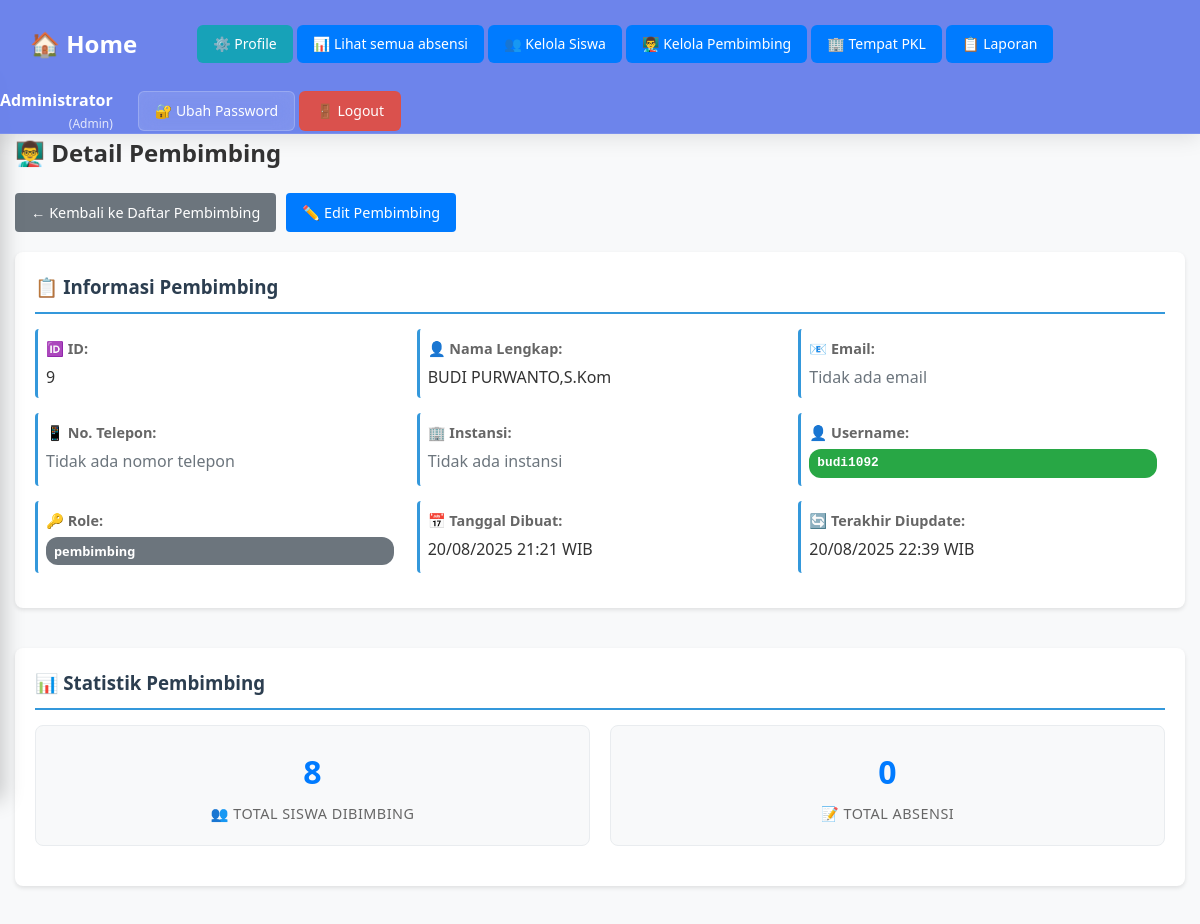
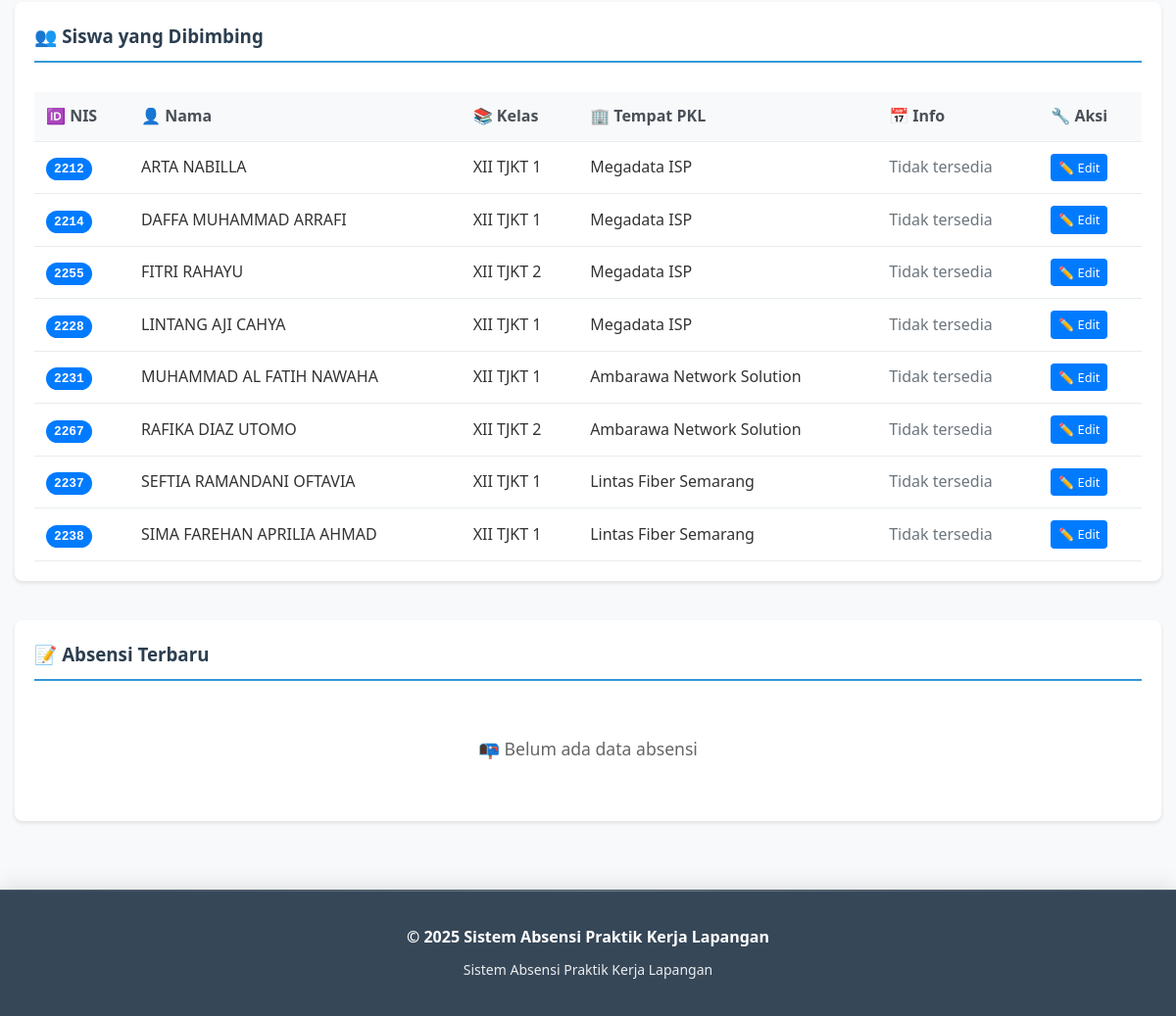
Page /public/index.php?r=admin/pembimbingDetail&id=9 (signed in) on the committed database (2 pictures, top to bottom).
### tables this page shows
CREATE TABLE `pembimbing` (
  `id` int(11) NOT NULL AUTO_INCREMENT,
  `nama` varchar(255) NOT NULL,
  `nip` varchar(18) NOT NULL,
  `user_id` int(11) DEFAULT NULL,
  `created_at` timestamp NOT NULL DEFAULT current_timestamp(),
  `updated_at` timestamp NOT NULL DEFAULT current_timestamp() ON UPDATE current_timestamp(),
  PRIMARY KEY (`id`),
  UNIQUE KEY `nip` (`nip`)
);

CREATE TABLE `users` (
  `id` int(11) NOT NULL AUTO_INCREMENT,
  `username` varchar(50) NOT NULL,
  `password_hash` varchar(255) NOT NULL,
  `role` enum('admin','pembimbing','siswa') NOT NULL,
  `name` varchar(100) NOT NULL,
  PRIMARY KEY (`id`),
  UNIQUE KEY `username` (`username`)
);

CREATE TABLE `siswa` (
  `id` int(11) NOT NULL AUTO_INCREMENT,
  `user_id` int(11) DEFAULT NULL,
  `nis` varchar(50) NOT NULL,
  `nama` varchar(100) NOT NULL,
  `kelas` varchar(50) NOT NULL,
  `pembimbing_id` int(11) NOT NULL,
  `tempat_pkl_id` int(11) NOT NULL,
  PRIMARY KEY (`id`),
  KEY `user_id` (`user_id`),
  KEY `pembimbing_id` (`pembimbing_id`),
  KEY `tempat_pkl_id` (`tempat_pkl_id`)
);

CREATE TABLE `tempat_pkl` (
  `id` int(11) NOT NULL AUTO_INCREMENT,
  `nama` varchar(150) NOT NULL,
  `pemilik` varchar(100) DEFAULT '',
  `alamat` text DEFAULT '',
  `lat` decimal(10,7) NOT NULL,
  `lng` decimal(10,7) NOT NULL,
  `radius_m` int(11) NOT NULL DEFAULT 150,
  PRIMARY KEY (`id`)
);

### app/Controllers/Controller.php (called while the page is built, shortened)
<?php
class Controller {
    protected function view(string $path, array $data=[]): void {
        extract($data);
        $viewFile = __DIR__ . '/../Views/' . $path . '.php';
        include __DIR__ . '/../Views/layouts/header.php';
        include $viewFile;
        include __DIR__ . '/../Views/layouts/footer.php';
    }
}

### app/Controllers/AdminController.php (called while the page is built, shortened)
<?php
class AdminController extends Controller {
    public function pembimbingDetail(): void {
        $id = (int)($_GET['id'] ?? 0);
        $db = new Database(require __DIR__.'/../../config/db.php');
        $pembimbing = new Pembimbing($db);
        try {
            $dataPembimbing = $pembimbing->findById($id);
            $siswa = new Siswa($db);
            $siswaDibimbing = $siswa->findByPembimbingId($id);
            $absensi = new Absensi($db);
            $totalAbsensi = $absensi->countByPembimbing($id);
            $absensiTerbaru = $absensi->getLatestByPembimbing($id, 10);
            $this->view('admin/pembimbing_detail', [
                'pembimbing' => $dataPembimbing,
                'siswaDibimbing' => $siswaDibimbing,
                'totalAbsensi' => $totalAbsensi,
                'absensiTerbaru' => $absensiTerbaru
            ]);
        } catch (Exception $e) {
            error_log("Error in AdminController::pembimbingDetail(): " . $e->getMessage());
            header('Location: ?r=admin/pembimbing&error=Terjadi kesalahan sistem');
            exit;
        }
    }
}

### public/index.php (called while the page is built, shortened)
<?php
require __DIR__.'/../app/autoload.php';
$appCfg = require __DIR__.'/../config/app.php';
$r = $_GET['r'] ?? 'auth/login';
[$c, $a] = array_pad(explode('/', $r, 2), 2, 'index');
$controller = null;
switch($c){
    case 'admin': $controller = new AdminController($appCfg); break;
}
$controller->$a();

### app/autoload.php (called while the page is built, shortened)
<?php
spl_autoload_register(function ($class) {
    $prefix = 'App\\';
    $base_dir = __DIR__ . '/';
    $len = strlen($prefix);
    $relative_class = substr($class, $len);
    $file = $base_dir . str_replace('\\', '/', $relative_class) . '.php';
});

### config/db.php (called while the page is built, shortened)
<?php
return [
    'host' => 'localhost',
    'name' => 'db_absensi_pkl',
    'user' => 'root',
    'pass' => '',
    'charset' => 'utf8mb4',
];

### app/Models/Database.php (called while the page is built, shortened)
<?php
class Database {
    private PDO $pdo;
    public function __construct(array $cfg) {
        $dsn = sprintf('mysql:host=%s;dbname=%s;charset=%s',$cfg['host'],$cfg['name'],$cfg['charset']??'utf8mb4');
        $opt = [
            PDO::ATTR_ERRMODE => PDO::ERRMODE_EXCEPTION,
            PDO::ATTR_DEFAULT_FETCH_MODE => PDO::FETCH_ASSOC,
            PDO::ATTR_EMULATE_PREPARES => false,
        ];
        try { $this->pdo = new PDO($dsn,$cfg['user'],$cfg['pass'],$opt); }
        catch (PDOException $e) { die('DB connection failed: '.$e->getMessage()); }
    }
    public function pdo(): PDO {
        return $this->pdo;
    }
}

### app/Models/BaseModel.php (called while the page is built, shortened)
<?php
abstract class BaseModel {
    public function __construct(Database $database) {
        $this->db = $database->pdo();
    }
}

### app/Models/Pembimbing.php (called while the page is built, shortened)
<?php
class Pembimbing extends BaseModel {
    public function findById(int $id): ?array {
        $st = $this->db->prepare("
            SELECT p.*, u.username, u.role
            FROM pembimbing p
            LEFT JOIN users u ON p.user_id = u.id
            WHERE p.id = ?
        ");
        $st->execute([$id]);
        $result = $st->fetch();
        if ($result) {
            $result['email'] = null;
            $result['no_telp'] = null;
            $result['instansi'] = null;
        }
        return $result ?: null;
    }
}

### app/Models/Siswa.php (called while the page is built, shortened)
<?php
class Siswa extends BaseModel {
    public function findByPembimbingId(int $pembimbingId): array {
        $st = $this->db->prepare("
            SELECT s.*, t.nama as tempat_pkl
            FROM siswa s
            LEFT JOIN tempat_pkl t ON s.tempat_pkl_id = t.id
            WHERE s.pembimbing_id = ?
            ORDER BY s.nama ASC
        ");
        $st->execute([$pembimbingId]);
        return $st->fetchAll();
    }
}

### app/Models/Absensi.php (called while the page is built, shortened)
<?php
class Absensi extends BaseModel {
    public function countByPembimbing(int $pembimbingId): int {
        $st = $this->db->prepare("
            SELECT COUNT(*) as total
            FROM absensi a
            JOIN siswa s ON a.siswa_id = s.id
            WHERE s.pembimbing_id = ?
        ");
        $st->execute([$pembimbingId]);
        $result = $st->fetch();
        return (int)($result['total'] ?? 0);
    }
}

### app/Views/admin/pembimbing_detail.php (the view, shortened to what this page needs)
<h2>👨‍🏫 Detail Pembimbing</h2>
<div class="action-buttons" style="margin-bottom: 20px;">
    <a href="?r=admin/pembimbing" class="btn btn-secondary">
        ← Kembali ke Daftar Pembimbing
    </a>
    <a href="?r=admin/pembimbingEdit&id=<?= $pembimbing['id'] ?>" class="btn btn-primary">
        ✏️ Edit Pembimbing
    </a>
</div>
<div class="grid">
    <div class="card">
        <h3>📋 Informasi Pembimbing</h3>
        <div class="info-grid">
            <div class="info-item">
                <label>🆔 ID:</label>
                <span class="info-value"><?= $pembimbing['id'] ?></span>
            </div>
            <div class="info-item">
                <label>👤 Nama Lengkap:</label>
                <span class="info-value"><?= htmlspecialchars($pembimbing['nama']) ?></span>
            </div>
            <div class="info-item">
                <label>📧 Email:</label>
                <span class="info-value">
                    <?php if (!empty($pembimbing['email'])): ?>
                        <a href="mailto:<?= htmlspecialchars($pembimbing['email']) ?>">
                            <?= htmlspecialchars($pembimbing['email']) ?>
                        </a>
                    <?php else: ?>
                        <span class="text-muted">Tidak ada email</span>
                    <?php endif; ?>
                </span>
            </div>
            <div class="info-item">
                <label>📱 No. Telepon:</label>
                <span class="info-value">
                    <?php if (!empty($pembimbing['no_telp'])): ?>
                        <a href="tel:<?= htmlspecialchars($pembimbing['no_telp']) ?>">
                            <?= htmlspecialchars($pembimbing['no_telp']) ?>
                        </a>
                    <?php else: ?>
                        <span class="text-muted">Tidak ada nomor telepon</span>
                    <?php endif; ?>
                </span>
            </div>
            <div class="info-item">
                <label>🏢 Instansi:</label>
                <span class="info-value">
                    <?php if (!empty($pembimbing['instansi'])): ?>
                        <?= htmlspecialchars($pembimbing['instansi']) ?>
                    <?php else: ?>
                        <span class="text-muted">Tidak ada instansi</span>
                    <?php endif; ?>
                </span>
            </div>
            <div class="info-item">
                <label>👤 Username:</label>
                <span class="username-badge"><?= htmlspecialchars($pembimbing['username']) ?></span>
            </div>
            <div class="info-item">
                <label>🔑 Role:</label>
                <span class="role-badge"><?= htmlspecialchars($pembimbing['role'] ?? 'Tidak ada') ?></span>
            </div>
            <div class="info-item">
                <label>📅 Tanggal Dibuat:</label>
                <span class="info-value">
                    <?php if (!empty($pembimbing['created_at'])): ?>
                        <?= date('d/m/Y H:i', strtotime($pembimbing['created_at'])) ?> WIB
                    <?php else: ?>
                        <span class="text-muted">Tidak ada data</span>
                    <?php endif; ?>
                </span>
            </div>
            <div class="info-item">
                <label>🔄 Terakhir Diupdate:</label>
                <span class="info-value">
                    <?php if (!empty($pembimbing['updated_at'])): ?>
                        <?= date('d/m/Y H:i', strtotime($pembimbing['updated_at'])) ?> WIB
                    <?php else: ?>
                        <span class="text-muted">Tidak ada data</span>
                    <?php endif; ?>
                </span>
            </div>
        </div>
    </div>
    <div class="card">
        <h3>📊 Statistik Pembimbing</h3>
        <div class="stats-grid">
            <div class="stat-item">
                <div class="stat-number"><?= count($siswaDibimbing) ?></div>
                <div class="stat-label">👥 Total Siswa Dibimbing</div>
            </div>
            <div class="stat-item">
                <div class="stat-number"><?= $totalAbsensi ?></div>
                <div class="stat-label">📝 Total Absensi</div>
            </div>
        </div>
    </div>
    <div class="card">
        <h3>👥 Siswa yang Dibimbing</h3>
        <?php if (empty($siswaDibimbing)): ?>
            <div class="empty-state">
                <p>📭 Pembimbing ini belum membimbing siswa apapun</p>
            </div>
        <?php else: ?>
            <div class="table-responsive">
                <table class="table">
                    <thead>
                        <tr>
                            <th>🆔 NIS</th>
                            <th>👤 Nama</th>
                            <th>📚 Kelas</th>
                            <th>🏢 Tempat PKL</th>
                            <th>📅 Info</th>
                            <th>🔧 Aksi</th>
                        </tr>
                    </thead>
                    <tbody>
                        <?php foreach ($siswaDibimbing as $siswa): ?>
                            <tr>
                                <td>
                                    <span class="nis-badge"><?= htmlspecialchars($siswa['nis']) ?></span>
                                </td>
                                <td><?= htmlspecialchars($siswa['nama']) ?></td>
                                <td><?= htmlspecialchars($siswa['kelas']) ?></td>
                                <td>
                                    <?php if (!empty($siswa['tempat_pkl'])): ?>
                                        <?= htmlspecialchars($siswa['tempat_pkl']) ?>
                                    <?php else: ?>
                                        <span class="text-muted">Belum ditentukan</span>
                                    <?php endif; ?>
                                </td>
                                <td>
                                    <span class="text-muted">Tidak tersedia</span>
                                </td>
                                <td>
                                    <a href="?r=admin/siswaEdit&id=<?= $siswa['id'] ?>"
                                       class="btn btn-sm btn-primary" title="Edit Siswa">
                                        ✏️ Edit
                                    </a>
                                </td>
                            </tr>
                        <?php endforeach; ?>
                    </tbody>
                </table>
            </div>
        <?php endif; ?>
    </div>
    <div class="card">
        <h3>📝 Absensi Terbaru</h3>
        <?php if (empty($absensiTerbaru)): ?>
            <div class="empty-state">
                <p>📭 Belum ada data absensi</p>
            </div>
        <?php endif; ?>
    </div>
</div>

### rows in the picture
pembimbing: id "9", nama "BUDI PURWANTO,S.Kom", user.username "budi1092", user.role "pembimbing", created_at "20/08/2025 21:21", updated_at "20/08/2025 22:39"
siswa: nis "2212", nama "ARTA NABILLA", kelas "XII TJKT 1", tempat_pkl.nama "Megadata ISP"
siswa: nis "2214", nama "DAFFA MUHAMMAD ARRAFI", kelas "XII TJKT 1", tempat_pkl.nama "Megadata ISP"
siswa: nis "2255", nama "FITRI RAHAYU", kelas "XII TJKT 2", tempat_pkl.nama "Megadata ISP"
siswa: nis "2228", nama "LINTANG AJI CAHYA", kelas "XII TJKT 1", tempat_pkl.nama "Megadata ISP"
siswa: nis "2231", nama "MUHAMMAD AL FATIH NAWAHA", kelas "XII TJKT 1", tempat_pkl.nama "Ambarawa Network Solution"
siswa: nis "2267", nama "RAFIKA DIAZ UTOMO", kelas "XII TJKT 2", tempat_pkl.nama "Ambarawa Network Solution"
siswa: nis "2237", nama "SEFTIA RAMANDANI OFTAVIA", kelas "XII TJKT 1", tempat_pkl.nama "Lintas Fiber Semarang"
siswa: nis "2238", nama "SIMA FAREHAN APRILIA AHMAD", kelas "XII TJKT 1", tempat_pkl.nama "Lintas Fiber Semarang"

### other values in the picture
$_SESSION['user']['name'] "Administrator"
$_SESSION['user']['role'] "Admin"
count($siswaDibimbing) "8"
$totalAbsensi "0"
$schoolName "Sistem Absensi Praktik Kerja Lapangan"
